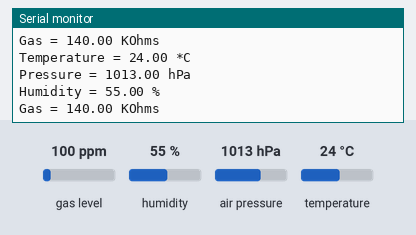
Simulated run of this sketch. Board: Arduino Uno, built with avr-gcc and run on an emulated ATmega328P. Shown: the last lines printed to the serial monitor. Inputs (shaded band) come from the test bench; at power-on: gas level 100 ppm, humidity 55 %, air pressure 1013 hPa, temperature 24 °C.

Above: at 3.1 s.
3.2 s: gas level set to 20 ppm
At 5.6 s:
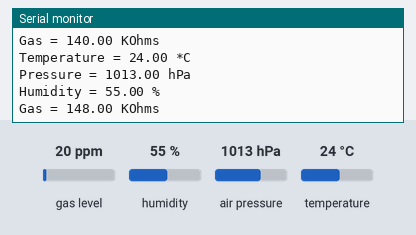
6.1 s: humidity set to 22 %
At 8.1 s:
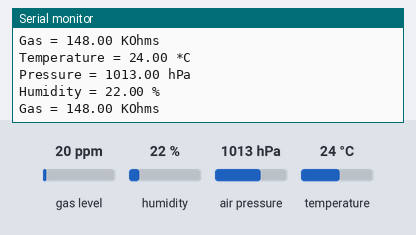
9.0 s: air pressure set to 952 hPa
At 11.7 s:
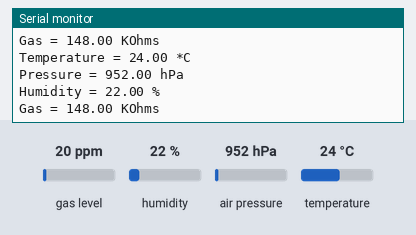

The sketch:

BME680.ino
```cpp
#include <Wire.h>
#include <Adafruit_Sensor.h>
#include <Adafruit_BME680.h>

// 使用默认的I2C地址 0x76 或 0x77
Adafruit_BME680 bme;

void setup() {
  Serial.begin(115200);
  while (!Serial);
  Serial.println(F("BME680 test"));

  if (!bme.begin()) {
    Serial.println("Could not find a valid BME680 sensor, check wiring!");
    while (1);
  }

  // 设置传感器模式
  bme.setTemperatureOversampling(BME680_OS_8X);
  bme.setHumidityOversampling(BME680_OS_2X);
  bme.setPressureOversampling(BME680_OS_4X);
  bme.setIIRFilterSize(BME680_FILTER_SIZE_3);
  bme.setGasHeater(320, 150); // 320°C for 150 ms
}

void loop() {
  // 获取传感器读数
  if (!bme.performReading()) {
    Serial.println("Failed to perform reading :(");
    return;
  }

  Serial.print("Temperature = ");
  Serial.print(bme.temperature);
  Serial.println(" *C");

  Serial.print("Pressure = ");
  Serial.print(bme.pressure / 100.0);
  Serial.println(" hPa");

  Serial.print("Humidity = ");
  Serial.print(bme.humidity);
  Serial.println(" %");

  Serial.print("Gas = ");
  Serial.print(bme.gas_resistance / 1000.0);
  Serial.println(" KOhms");

  Serial.println();
  delay(2000); // 每2秒读取一次
}
```

Measured:
- after the input at 3.2 s, the serial monitor: prints a new line after 1.3 s (image 1)
- after the input at 6.1 s, the serial monitor: prints a new line after 0.53 s (image 2)
- after the input at 9.0 s, the serial monitor: prints a new line after 1.9 s (image 3)
